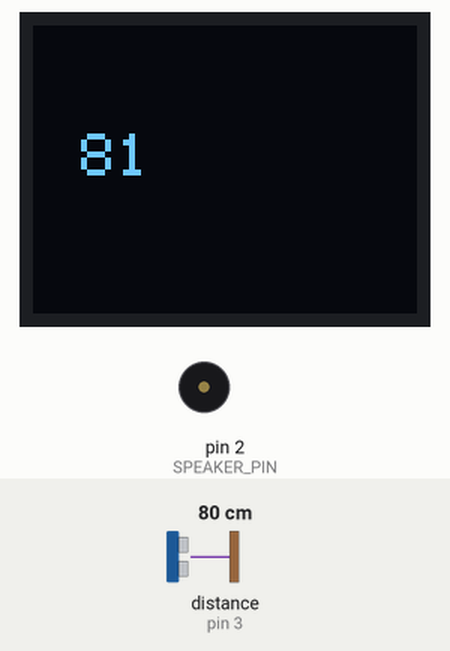
Simulated run of this sketch. Board: Arduino Uno, built with avr-gcc and run on an emulated ATmega328P. On the bench: 64×48 one-colour display, buzzer (waves = sounding). Inputs (shaded band) come from the test bench; at power-on: distance to the obstacle (sensor on pin 3) 80 cm. The echo pulse lasts 58.3 µs per cm.

Above: at 1.2 s.
1.3 s: distance to the obstacle (sensor on pin 3) set to 64 cm
At 2.3 s:
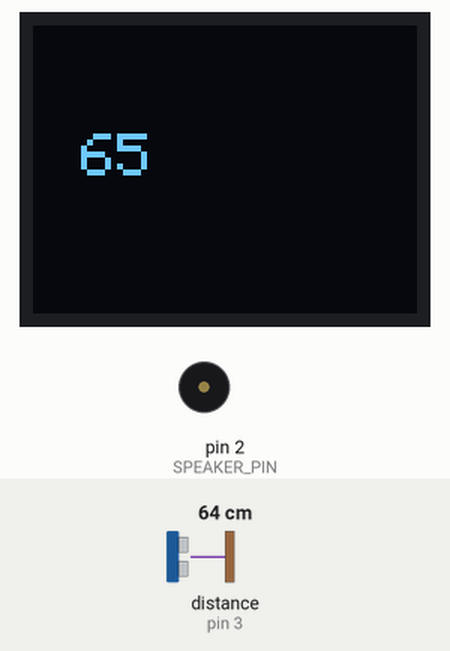
2.9 s: distance to the obstacle (sensor on pin 3) set to 55 cm
At 4.1 s:
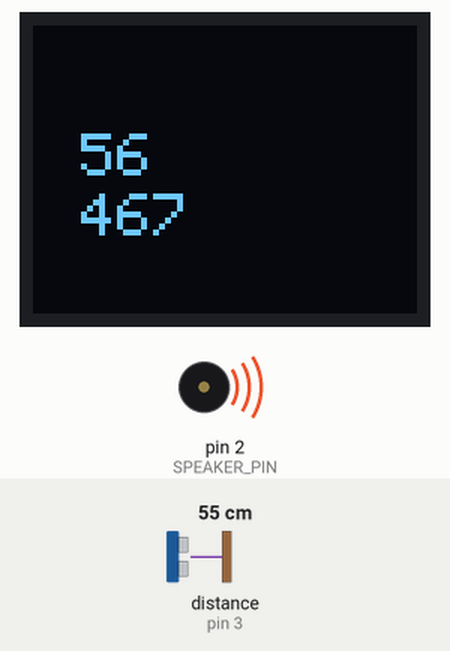
4.4 s: distance to the obstacle (sensor on pin 3) set to 6 cm
At 5.0 s:
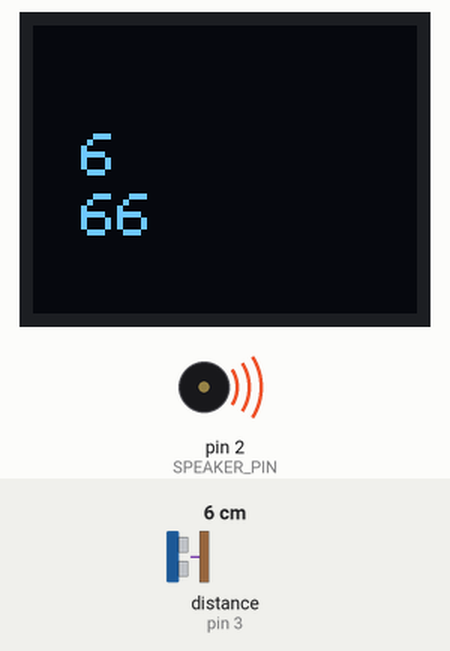
6.0 s: distance to the obstacle (sensor on pin 3) set to 3 cm
At 7.4 s:
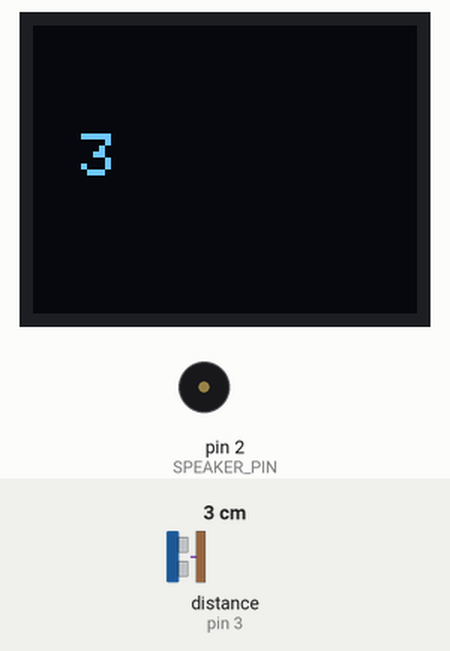
Timing chart, 0 to 8.6 s (numbered marks = the images above; inputs shaded):
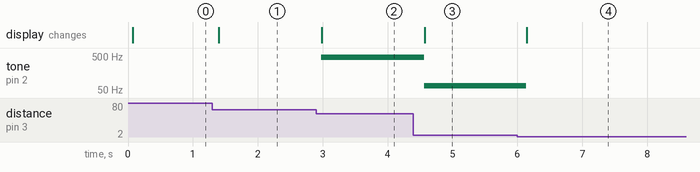

Measured:
- the behaviour switches between 59 and 58 cm on distance to the obstacle (sensor on pin 3) (found by bisection; images 1 and 2)
- the behaviour switches between 5 and 4 cm on distance to the obstacle (sensor on pin 3) (found by bisection; images 3 and 4)
- after the input at 1.3 s, the display: changes after 0.10 s (image 1)
- after the input at 2.9 s, tone on pin 2 (SPEAKER_PIN): silent → 467 Hz after 0.08 s; the display: changes after 0.09 s (image 2)
- after the input at 4.4 s, tone on pin 2 (SPEAKER_PIN): 467 Hz → 66 Hz after 0.16 s; the display: changes after 0.17 s (image 3)
- after the input at 6.0 s, tone on pin 2 (SPEAKER_PIN): 66 Hz → silent after 0.13 s; the display: changes after 0.14 s (image 4)

The sketch:

MicroviewTheremin_WithNewPingLib.ino
```cpp
/***
 * Project with Microview and Ultrasonic Distance Meter HC-SR-04, simulating Theremin
 * @author: Pavel Suk
 * Project Info & HW: https://samepage.io/app/#!/8740458cffb7c86971911d5f12e1e2291de7f7b7/page-143255827397014585-microview-theremin
 * Source code published on
 * Codebender: https://codebender.cc/sketch:52186
 * Github: https://github.com/pavelsuk/MicroViewTheremin
 * Used libraries
 * 	NewPing https://code.google.com/p/arduino-new-ping/
 * 	NewTone https://code.google.com/p/arduino-new-tone/
*/

#include "NewPing.h"
#include "NewTone.h"
#include <MicroView.h>


// Set your own pins with these defines !
#define TRIG_PIN   5    // Arduino pin for the Trigger
#define ECHO_PIN   3    // Arduino pin for the Echo
#define SPEAKER_PIN   2    // Arduino pin for buzzer
#define MAX_DISTANCE 350 // Maximum distance we want to ping for (in centimeters). Maximum sensor distance is rated at 400-500cm.r

const int dist_min = 4;
const int dist_max = 60;  // 34
const int pitch_min = 50; // 131
const int pitch_max = 500; // 247

NewPing sonar(TRIG_PIN, ECHO_PIN, MAX_DISTANCE); // NewPing setup of pins and maximum distance.

void setup()
{
	// MicroView setup:

    uView.begin();
    uView.clear(PAGE);      // clear the page buffer

}

void loop()
{
	unsigned int dist;
	uView.clear(PAGE);      // clear the page buffer

	uView.setCursor(8,18);
 	delay(50);

	dist = getDist();
    uView.print(dist);
 	playNote(dist);
    uView.display();        // display current page buffer

  	delay( 200);
}

float getDist()
{
	unsigned long duration = sonar.ping(); // Send ping, get ping time in microseconds (uS).
  	return microsecondsToCentimeters(duration);
}

int microsecondsToCentimeters(unsigned long microseconds){
  return (microseconds/ US_ROUNDTRIP_CM);
}

void playNote(float dist) {
	if ((dist<=dist_min) or (dist>=dist_max)) {
		noNewTone(SPEAKER_PIN);
	} else {
		// float pitch = (dist-dist_min)*(pitch_max-pitch_min)/(dist_max-dist_min) + pitch_min;
		int pitch = map(dist, dist_min, dist_max, pitch_min, pitch_max);
		NewTone(SPEAKER_PIN, pitch);
		uView.setCursor(8,28);
		uView.print(pitch);
	}

}


 
```
